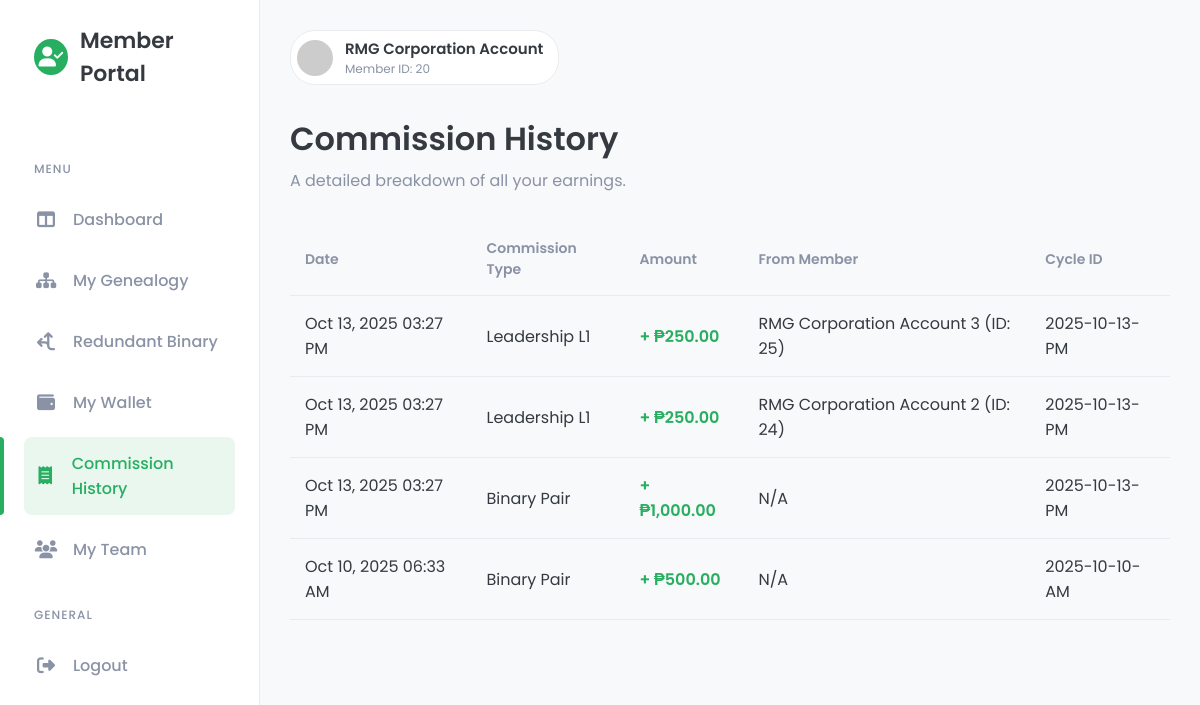
Page /public/member/commission_history.php (signed in) on the committed database.
### tables this page shows
CREATE TABLE `commissions` (
  `id` bigint(20) UNSIGNED NOT NULL,
  `user_id` bigint(20) UNSIGNED NOT NULL COMMENT 'Who received the commission',
  `type` enum('binary_pair','leadership_l1','leadership_l2','leadership_l3','cycle_bonus','unilevel_bonus') NOT NULL,
  `amount` decimal(10,2) NOT NULL,
  `source_user_id` bigint(20) UNSIGNED DEFAULT NULL COMMENT 'The downline member who triggered this commission',
  `cycle_id` varchar(255) NOT NULL COMMENT 'Unique ID for the commission run, e.g., YYYY-MM-DD-AM/PM',
  `created_at` timestamp NULL DEFAULT current_timestamp()
);

CREATE TABLE `users` (
  `id` bigint(20) UNSIGNED NOT NULL,
  `name` varchar(255) NOT NULL,
  `email` varchar(255) NOT NULL,
  `username` varchar(50) DEFAULT NULL,
  `rank` varchar(50) NOT NULL DEFAULT 'Member',
  `account_type` varchar(50) NOT NULL DEFAULT 'Standard',
  `is_active` tinyint(1) NOT NULL DEFAULT 1,
  `is_tg_member` tinyint(1) NOT NULL DEFAULT 0,
  `total_pairs_earned` int(11) NOT NULL DEFAULT 0,
  `password` varchar(255) NOT NULL,
  `role` enum('admin','staff','member') NOT NULL,
  `created_at` timestamp NULL DEFAULT current_timestamp(),
  `updated_at` timestamp NULL DEFAULT current_timestamp() ON UPDATE current_timestamp()
);

### public/member/commission_history.php (the view, shortened to what this page needs)
<?php
require_once '../../src/templates/member_header.php';
require_once '../../src/includes/db_connect.php';
$member_id = $_SESSION['user_id'];
?>
<div class="content-header">
    <h2>Commission History</h2>
    <p>A detailed breakdown of all your earnings.</p>
</div>
<div class="card">
    <table>
        <thead>
            <tr>
                <th>Date</th>
                <th>Commission Type</th>
                <th>Amount</th>
                <th>From Member</th>
                <th>Cycle ID</th>
            </tr>
        </thead>
        <tbody>
            <?php
            $sql = "SELECT c.*, u.name AS source_member_name
                    FROM commissions c
                    LEFT JOIN users u ON c.source_user_id = u.id
                    WHERE c.user_id = ?
                    ORDER BY c.id DESC";
            $stmt = $mysqli->prepare($sql);
            $stmt->bind_param("i", $member_id);
            $stmt->execute();
            $result = $stmt->get_result();
            if ($result && $result->num_rows > 0) {
                while ($commission = $result->fetch_assoc()) {
                    $type_readable = ucwords(str_replace('_', ' ', $commission['type']));
                    echo "<tr>";
                    echo "<td>" . date('M d, Y h:i A', strtotime($commission['created_at'])) . "</td>";
                    echo "<td>" . htmlspecialchars($type_readable) . "</td>";
                    echo "<td class='commission-amount'>+ ₱" . number_format($commission['amount'], 2) . "</td>";
                    echo "<td>" . ($commission['source_member_name'] ? htmlspecialchars($commission['source_member_name']) . ' (ID: ' . $commission['source_user_id'] . ')' : 'N/A') . "</td>";
                    echo "<td>" . htmlspecialchars($commission['cycle_id']) . "</td>";
                    echo "</tr>";
                }
            } else {
                echo '<tr><td colspan="5" style="text-align: center; padding: 20px;">You have not earned any commissions yet.</td></tr>';
            }
            ?>
        </tbody>
    </table>
</div>
<?php
require_once '../../src/templates/member_footer.php';
?>

### public/css/admin_style.css (style rules this page uses)
:root { --primary-color: #27ae60; --primary-color-light: #e9f7ef; --secondary-color: #2c3e50; --background-color: #f8f9fa; --card-bg: #ffffff; --text-color: #343a40; --text-muted: #8a92a6; --border-color: #e9ecef; --shadow: 0 4px 12px rgba(0, 0, 0, 0.05); }
body { font-family: 'Poppins', sans-serif; margin: 0; background-color: var(--background-color); color: var(--text-color); font-size: 16px; }
.content-header { margin-bottom: 30px; }
.content-header h2 { margin: 0; font-size: 32px; font-weight: 600; }
.content-header p { color: var(--text-muted); margin-top: 5px; }

### public/member/commission_history.php (style rules this page uses)
table { width: 100%; border-collapse: collapse; }
th, td { border-bottom: 1px solid var(--border-color); padding: 15px; text-align: left; vertical-align: middle; }
th { font-weight: 600; font-size: 14px; color: var(--text-muted); }
.commission-amount { color: #27ae60; font-weight: 600; }

### rows in the picture
commissions: created_at "Oct 13, 2025 03:27 PM", type "Leadership L1", amount "250.00", users.name "RMG Corporation Account 3", source_user "25", cycle "2025-10-13-PM"
commissions: created_at "Oct 13, 2025 03:27 PM", type "Leadership L1", amount "250.00", users.name "RMG Corporation Account 2", source_user "24", cycle "2025-10-13-PM"
commissions: created_at "Oct 13, 2025 03:27 PM", type "Binary Pair", amount "1,000.00", shows "N/A", cycle "2025-10-13-PM"
commissions: created_at "Oct 10, 2025 06:33 AM", type "Binary Pair", amount "500.00", shows "N/A", cycle "2025-10-10-AM"

### other values in the picture
$_SESSION['user_name'] "RMG Corporation Account"
$_SESSION['user_id'] "20"
